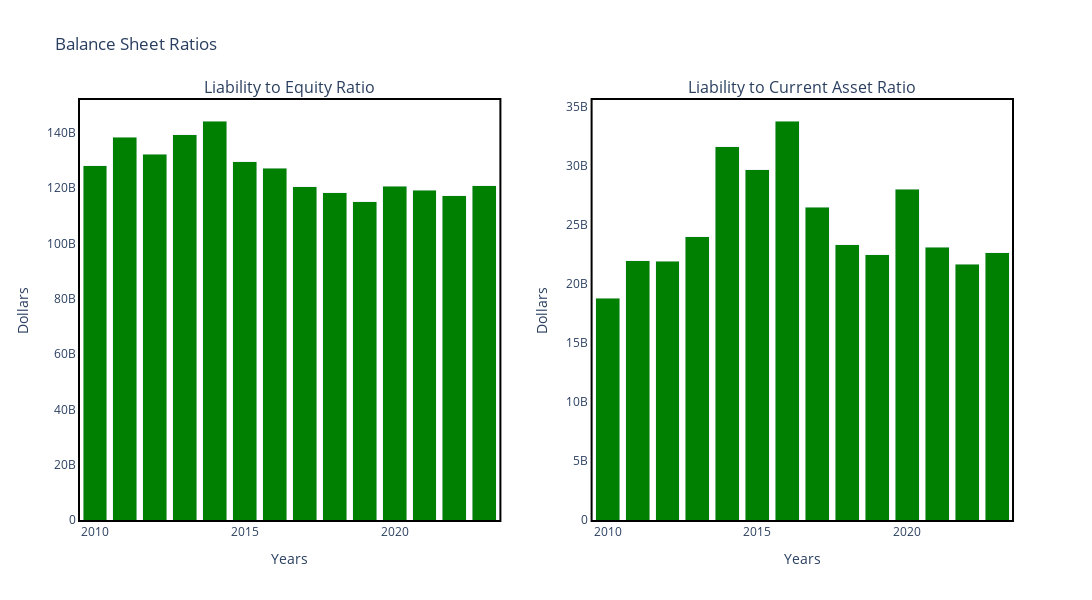

Notebook code cell kept with this figure:
### Code cell
# Create subplots
fig = make_subplots(rows=1, cols=2, subplot_titles=('Liability to Equity Ratio', 'Liability to Current Asset Ratio'))

# First subplot for 'Liability to Equity ratio'
fig.add_trace(
    go.Bar(name='Liability', x=financials.reset_index()['Year'], y=financials['Liability'], marker_color='blue'),
    row=1, col=1
)
fig.add_trace(
    go.Bar(name='Total Stockholders Equity', x=financials.reset_index()['Year'], y=financials['Total Stockholders equity'], marker_color='green'),
    row=1, col=1
)

# Second subplot for 'Liability to Current Asset Ratio'
fig.add_trace(
    go.Bar(name='Liability', x=financials.reset_index()['Year'], y=financials['Liability'], marker_color='blue'),
    row=1, col=2
)
fig.add_trace(
    go.Bar(name='Current Assets', x=financials.reset_index()['Year'], y=financials['Current Assets'], marker_color='green'),
    row=1, col=2
)

# Update the layout for a cleaner look
fig.update_layout(
    title_text='Balance Sheet Ratios',
    showlegend=False,
    plot_bgcolor='white',
    height=600, width=1200
)

# Update xaxes and yaxes titles
fig.update_xaxes(title_text='Years', row=1, col=1)
fig.update_xaxes(title_text='Years', row=1, col=2)
fig.update_yaxes(title_text='Dollars', row=1, col=1)
fig.update_yaxes(title_text='Dollars', row=1, col=2)

# Make the bar charts stacked
fig.update_layout(barmode='stack')

# Remove the 'spines' (In plotly, they are called 'lines')
fig.update_xaxes(showline=True, linewidth=2, linecolor='black', mirror=True)
fig.update_yaxes(showline=True, linewidth=2, linecolor='black', mirror=True)

# Show the plot
fig.show()

### Figure 1 — Plotly figure (JSON) as saved in the notebook; plotly's stock layout.template omitted (floating-point values rounded to 4 significant figures)
{"data": [{"marker": {"color": "blue"}, "name": "Liability", "type": "bar", "x": [2010, 2011, 2012, 2013, 2014, 2015, 2016, 2017, 2018, 2019, 2020, 2021, 2022, 2023], "xaxis": "x", "y": [0, 0, 0, 0, 0, 0, 0, 0, 0, 0, 0, 0, 0, 0], "yaxis": "y"}, {"marker": {"color": "green"}, "name": "Total Stockholders Equity", "type": "bar", "x": [2010, 2011, 2012, 2013, 2014, 2015, 2016, 2017, 2018, 2019, 2020, 2021, 2022, 2023], "xaxis": "x", "y": [128172000000, 138354000000, 132244000000, 139263000000, 144266000000, 129495000000, 127136000000, 120406000000, 118310000000, 115095000000, 120700000000, 119307000000, 117208000000, 120829000000], "yaxis": "y"}, {"marker": {"color": "blue"}, "name": "Liability", "type": "bar", "x": [2010, 2011, 2012, 2013, 2014, 2015, 2016, 2017, 2018, 2019, 2020, 2021, 2022, 2023], "xaxis": "x2", "y": [0, 0, 0, 0, 0, 0, 0, 0, 0, 0, 0, 0, 0, 0], "yaxis": "y2"}, {"marker": {"color": "green"}, "name": "Current Assets", "type": "bar", "x": [2010, 2011, 2012, 2013, 2014, 2015, 2016, 2017, 2018, 2019, 2020, 2021, 2022, 2023], "xaxis": "x2", "y": [18782000000, 21970000000, 21910000000, 23990000000, 31617000000, 29646000000, 33782000000, 26494000000, 23320000000, 22473000000, 27987000000, 23091000000, 21653000000, 22648000000], "yaxis": "y2"}], "layout": {"annotations": [{"font": {"size": 16}, "showarrow": false, "text": "Liability to Equity Ratio", "x": 0.225, "xanchor": "center", "xref": "paper", "y": 1, "yanchor": "bottom", "yref": "paper"}, {"font": {"size": 16}, "showarrow": false, "text": "Liability to Current Asset Ratio", "x": 0.775, "xanchor": "center", "xref": "paper", "y": 1, "yanchor": "bottom", "yref": "paper"}], "barmode": "stack", "height": 600, "plot_bgcolor": "white", "showlegend": false, "title": {"text": "Balance Sheet Ratios"}, "width": 1200, "xaxis": {"anchor": "y", "domain": [0, 0.45], "linecolor": "black", "linewidth": 2, "mirror": true, "showline": true, "title": {"text": "Years"}}, "xaxis2": {"anchor": "y2", "domain": [0.55, 1], "linecolor": "black", "linewidth": 2, "mirror": true, "showline": true, "title": {"text": "Years"}}, "yaxis": {"anchor": "x", "domain": [0, 1], "linecolor": "black", "linewidth": 2, "mirror": true, "showline": true, "title": {"text": "Dollars"}}, "yaxis2": {"anchor": "x2", "domain": [0, 1], "linecolor": "black", "linewidth": 2, "mirror": true, "showline": true, "title": {"text": "Dollars"}}}}
